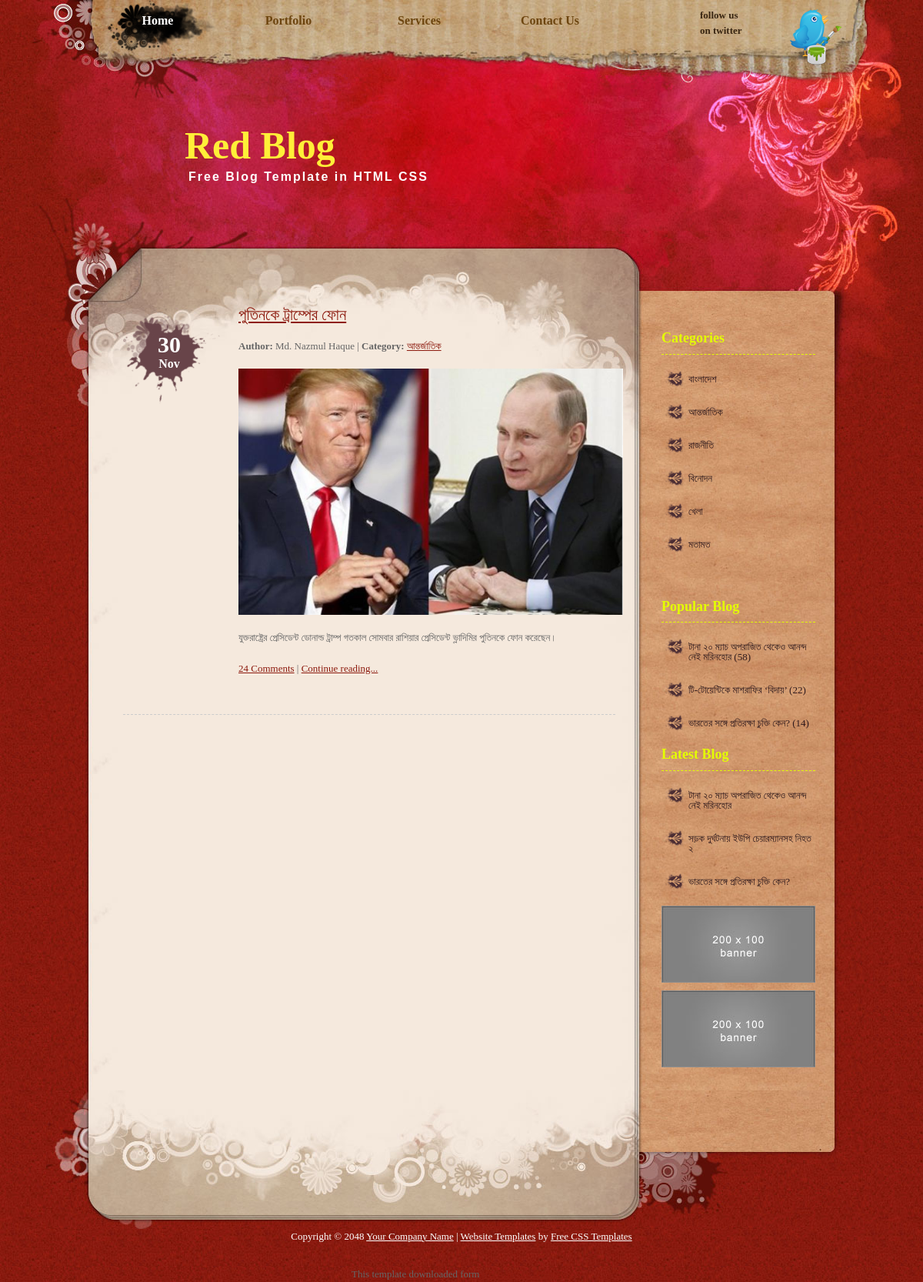
Screenshot of /Welcome/category_blog/30 with the database file from the repository.
### tables this page shows
CREATE TABLE `tbl_blog` (
  `blog_id` int(5) NOT NULL,
  `category_id` int(3) NOT NULL,
  `blog_title` varchar(100) NOT NULL,
  `blog_short_description` text NOT NULL,
  `blog_long_description` text NOT NULL,
  `author_name` varchar(100) NOT NULL,
  `blog_image` varchar(100) NOT NULL,
  `hit_count` int(4) NOT NULL,
  `publication_status` tinyint(1) NOT NULL
);

CREATE TABLE `tbl_category` (
  `category_id` int(4) NOT NULL,
  `category_name` varchar(100) NOT NULL,
  `category_description` text NOT NULL,
  `publication_status` tinyint(1) NOT NULL
);

### application/controllers/Welcome.php (called while the page is built, shortened)
<?php
class Welcome extends CI_Controller {
    public function category_blog($category_id)
    {
        $data=array();
        $data['category_blog']=$this->Welcome_Model->select_blog_by_category_id($category_id);
        $data['title']="Red Blog | Category Blog";
        $data['friends']=true;
        $data['all_published_blog']=$this->Welcome_Model->select_all_published_blog();
        $data['maincontent'] = $this->load->view('pages/category_content', $data, true);
        $this->load->view('master', $data);
    }
}

### index.php (called while the page is built, shortened)
<?php
require_once BASEPATH.'core/CodeIgniter.php';

### application/models/Welcome_Model.php (called while the page is built, shortened)
<?php
class Welcome_Model extends CI_Model {
    public function select_all_published_blog()
    {
        $this->db->select('*');
        $this->db->from('tbl_blog');
        $this->db->join('tbl_category', 'tbl_category.category_id=tbl_blog.category_id');
        $this->db->where('tbl_blog.publication_status', 1);
        $this->db->order_by('blog_id', 'desc');
        $query_result =$this->db->get();
        $result = $query_result->result();
        return $result;
    }
    public function latest_blog()
    {
        $this->db->select('*');
        $this->db->from('tbl_blog');
        $this->db->where('publication_status', 1);
        $this->db->order_by('blog_id','desc');
        $this->db->limit(3);
        $query_result =$this->db->get();
        $result = $query_result->result();
        return $result;
    }
    public function select_blog_by_category_id($category_id)
    {
        $this->db->select('*');
        $this->db->from('tbl_blog');
        $this->db->join('tbl_category', 'tbl_category.category_id=tbl_blog.category_id');
        $this->db->where('tbl_blog.publication_status', 1);
        $this->db->where('tbl_blog.category_id', $category_id);
        $query_result =$this->db->get();
        $result = $query_result->result();
        return $result;
    }
    public function popular_blog()
    {
        $this->db->select('*');
        $this->db->from('tbl_blog');
        $this->db->where('publication_status', 1);
        $this->db->order_by('hit_count','desc');
        $this->db->limit(3);
        $query_result =$this->db->get();
        $result = $query_result->result();
        return $result;
    }
}

### application/models/Super_Admin_Model.php (called while the page is built, shortened)
<?php
class Super_Admin_Model extends CI_Model{
    public function get_all_published_category()
    {
        $this->db->select('*');
        $this->db->from('tbl_category');
        $this->db->where('publication_status', 1);
        $query_result =$this->db->get();
        $result = $query_result->result();
        return $result;
    }
}

### application/views/master.php (the view, shortened to what this page needs)
<!DOCTYPE html PUBLIC "-//W3C//DTD XHTML 1.0 Transitional//EN" "http://www.w3.org/TR/xhtml1/DTD/xhtml1-transitional.dtd">
<html xmlns="http://www.w3.org/1999/xhtml">
<head>
<link href="<?php echo base_url();?>asset/templatemo_style.css" rel="stylesheet" type="text/css" />
<link href="<?php echo base_url();?>asset/css_pirobox/white/style.css" media="screen" title="shadow" rel="stylesheet" type="text/css" />
</head>
<body>
<div id="templatemo_top_wrapper">
	<div id="templatemo_top">
        <div id="templatemo_menu">
            <ul>
                <li><a href="<?php echo base_url();?>welcome/index" class="current">Home</a></li>
                <li><a href="<?php echo base_url();?>welcome/portfolio">Portfolio</a></li>
                <li><a href="<?php echo base_url();?>welcome/services">Services</a></li>
                <li><a href="<?php echo base_url();?>welcome/contact">Contact Us</a></li>
            </ul>
        </div>
        <div id="twitter">
        	<a href="#">follow us <br />
        	on twitter</a>
        </div>
  </div>
</div>
<div id="templatemo_header_wrapper">
	<div id="templatemo_header">
    	<div id="site_title">
            <h1><a href="http://www.templatemo.com" target="_parent"><strong>Red Blog</strong><span>Free Blog Template in HTML CSS</span></a></h1>
        </div>
    </div>
</div>
<div id="templatemo_main_wrapper">
	<div id="templatemo_main">
		<div id="templatemo_main_top">
        	<div id="templatemo_content">
    		<?php echo $maincontent;?>
       	  </div>
          <div id="templatemo_sidebar">
                <h4>Categories</h4>
                <ul class="templatemo_list">
                    <?php
                    $all_published_category=$this->Super_Admin_Model->get_all_published_category();
                    foreach ($all_published_category as $v_category)
                    {
                    ?>
                    <li><a href="<?php echo base_url()?>Welcome/category_blog/<?php echo $v_category->category_id?>"><?php echo $v_category->category_name?></a></li>
                    <?php } ?>
                </ul>
                <div class="cleaner_h40"></div>
                <?php
                if(isset($friends))
                {
                ?>
                <h4>Popular Blog</h4>
                <ul class="templatemo_list">
                    <?php
                    $popular_blog=$this->Welcome_Model->popular_blog();
                    foreach ($popular_blog as $v_blog)
                    {
                    ?>
                    <li><a href="<?php echo base_url();?>Welcome/blog_details/<?php echo $v_blog->blog_id?>" target="_parent"><?php echo $v_blog->blog_title?> (<?php echo $v_blog->hit_count ?>)</a></li>
                <?php } ?>
                </ul>
                <h4>Latest Blog</h4>
                <ul class="templatemo_list">
                    <?php
                    $latest_blog=$this->Welcome_Model->latest_blog();
                    foreach ($latest_blog as $v_blog)
                    {
                    ?>
                    <li><a href="<?php echo base_url();?>Welcome/blog_details/<?php echo $v_blog->blog_id?>" target="_parent"><?php echo $v_blog->blog_title?></a></li>
                <?php } ?>
                </ul>
                <?php } ?>
                <div id="ads">
                	<a href="#"><img src="<?php echo base_url();?>asset/images/templatemo_200x100_banner.jpg" alt="banner 1" /></a>
                    <a href="#"><img src="<?php echo base_url();?>asset/images/templatemo_200x100_banner.jpg" alt="banner 2" /></a>
                </div>
            </div>
        </div>
    </div>
    <div id="templatemo_main_bottom"></div>
</div>
<div id="templatemo_footer">
    Copyright © 2048 <a href="index.html">Your Company Name</a> |
    <a href="http://www.iwebsitetemplate.com" target="_parent">Website Templates</a> by <a href="http://www.templatemo.com" target="_parent">Free CSS Templates</a>
</div>
<div align=center>This template  downloaded form <a href='http://all-free-download.com/free-website-templates/'>free website templates</a></div></body>
</html>

### application/views/pages/category_content.php (shortened to what this page needs)
<div class="post_section">
<?php
foreach ($category_blog as $v_blog)
{
?>
    <div class="post_date">
        30<span>Nov</span>
    </div>
    <div class="post_content">
        <h3><a href="<?php echo base_url();?>Welcome/blog_details/<?php echo $v_blog->blog_id?>"><?php echo $v_blog->blog_title?></a></h3>
        <strong>Author:</strong> <?php echo $v_blog->author_name?> | <strong>Category:</strong> <a href="<?php echo base_url()?>Welcome/category_blog/<?php echo $v_blog->category_id?>"><?php echo $v_blog->category_name;?></a>
        <a target="_parent" href="<?php echo base_url();?>Welcome/blog_details/<?php echo $v_blog->blog_id?>"><img src="<?php echo base_url().$v_blog->blog_image;?>" width="500px" alt="image" /></a>
        <p><?php echo $v_blog->blog_short_description?></p>
        <p><a href="blog_post.html">24 Comments</a> | <a href="<?php echo base_url()?>Welcome/blog_details/<?php echo $v_blog->blog_id?>">Continue reading...</a>                </p>
    </div>
<?php } ?>
</div>

### asset/templatemo_style.css (style rules this page uses)
body { margin: 0px; padding: 0px; color: #666; font-family: Georgia, "Times New Roman", Times, serif; font-size: 13px; line-height:1.5em; background-color: #821764; background-image: url(images/templatemo_body.jpg); background-repeat: repeat; }
a, a:link, a:visited { color: #8d1b0f; }
p { margin: 0px; padding: 0 0 10px 0; }
img { border: none; }
h1 { font-size: 40px; font-weight: bold; margin: 0 0 30px 0; padding: 5px 0; color: #000; }
h3 { font-size: 21px; font-weight: normal; margin: 0 0 20px 0; padding: 0; padding: 0; color: #1da3e9; }
h4 { font-size: 18px; margin: 0 0 20px 0; padding: 0 0 10px 0; color: #e4ff00; border-bottom: 1px dashed #e4ff00; }
.cleaner_h40 { clear: both; width:100%; height: 40px; }
.templatemo_list { margin: 20px 0; padding: 0; list-style: none; }
.templatemo_list li { background: transparent url(images/templatemo_list.png) no-repeat scroll 0 0px; margin:0 0 20px; padding: 5px 0 5px 35px; line-height: 1em; }
.templatemo_list li a { color: #2f1a1d; text-decoration: none; }
#templatemo_top_wrapper { width: 100%; height: 100px; background:url(images/templatemo_menu.jpg) no-repeat top center; }
#templatemo_top { width: 970px; height: 100px; margin: 0 auto; padding: 0 30px 0 80px; background: url(images/templatemo_menu.jpg) no-repeat top center; }
#templatemo_menu { float: left; width: 700px; }
#templatemo_menu ul { margin: 0; padding: 0; list-style: none; }
#templatemo_menu ul li { padding: 0px; margin: 0px; display: inline; }
#templatemo_menu ul li a { float: left; display: block; width: 130px; height: 50px; padding: 17px 10px 0 0; margin: 0 30px 0 0 ; font-size: 16px; text-align: center; text-decoration: none; color: #6d450f; font-weight: bold; outline: none; }
#templatemo_menu ul li a:hover, #templatemo_menu ul li .current { color: #fff; background: url(images/templatemo_menu_hover.png) }
#templatemo_top #twitter a { float: right; display: block; width: 100px; height: 80px; padding: 10px 100px 0 0; font-weight: bold; color: #382512; line-height: 20px; text-decoration: none; background: url(images/4.png) no-repeat top right; }
#templatemo_header_wrapper { clear: both; width: 100%; height: 300px; background: url(images/templatemo_header.jpg) no-repeat top center; }
#templatemo_header { width: 920px; height: 250px; margin: 0 auto; padding: 50px 80px 0 80px; background: url(images/templatemo_header.jpg) no-repeat top center; }
#templatemo_header #site_title { float: left; width: 500px; padding-top: 30px; padding-left: 100px; }
#templatemo_header #site_title h1 { margin: 0; padding: 0; color: #fff; }
#templatemo_header #site_title h1 a { margin: 0px; padding: 0px; font-size: 50px; color: #ffef38; font-weight: normal; text-decoration: none; }
#templatemo_header #site_title a span { display: block; font-size: 16px; color: #FFFFFF; font-family: Arial, Helvetica, sans-serif; font-weight: bold; letter-spacing: 2px; margin-top: 20px; margin-left: 5px; }
#templatemo_main_wrapper { width: 100%; background: url(images/templatemo_main.jpg) no-repeat top center; }
#templatemo_main { width: 1080px; margin: 0 auto; background:url(images/templatemo_content.jpg) center repeat-y; }
#templatemo_main_top { width: 1080px; background: url(images/templatemo_main.jpg) no-repeat center top; }
#templatemo_main_bottom { width: 1080px; height: 180px; margin: 0 auto; background: url(images/templatemo_main_bottom.jpg) no-repeat center top; }
#templatemo_content { float: left; width: 640px; margin: 0 0 0 100px; }
.post_section { clear: both; padding-bottom: 30px; border-bottom: 1px dashed #CCC; margin-bottom: 30px; }
.post_section .post_date { float: left; width: 120px; height: 90px; padding: 38px 15px 0 0; text-align: center; font-size: 30px; color: #FFFFFF; font-weight: bold; background: url(images/templatemo_date.png) no-repeat top left; }
.post_section .post_date span { display: block; color: #FFFFFF; font-size: 16px; margin-top: 5px; }
.post_section .post_content { float: right; width: 490px; }
.post_section p { text-align: justify; margin-bottom: 10px; }
.post_section img { clear: both; display: block; margin: 20px 0; }
#templatemo_sidebar { float: right; color: #FFF; width: 200px; margin: 0 80px 0 0; padding-top: 30px; }
#templatemo_sidebar #ads { margin-bottom: 30px; }
#templatemo_sidebar #ads a { display: block; width: 200px; height: 100px; margin-bottom: 10px; }
#templatemo_footer { width: 980px; margin: 0 auto; padding: 0 10px 30px; text-align: center; color: #fff; }
#templatemo_footer a { color: #fff; }

### rows the page displays
tbl_blog: blog_title "পুতিনকে ট্রাম্পের ফোন", author_name "Md. Nazmul Haque", category.category_name "আন্তর্জাতিক", blog_image (picture), blog_short_description "যুক্তরাষ্ট্রের প্রেসিডেন্ট ডোনাল্ড ট্রাম্প গতকাল সোমবার রাশিয়ার প্রেসিডেন্ট ভ্লাদিমির পুতিনকে ফোন করেছেন।"
tbl_category: category_name "বাংলাদেশ"
tbl_category: category_name "আন্তর্জাতিক"
tbl_category: category_name "রাজনীতি"
tbl_category: category_name "বিনোদন"
tbl_category: category_name "খেলা"
tbl_category: category_name "মতামত"
tbl_blog: blog_title "টানা ২০ ম্যাচ অপরাজিত থেকেও আনন্দ নেই মরিনহোর", hit_count "58"
tbl_blog: blog_title "টি-টোয়েন্টিকে মাশরাফির ‘বিদায়’", hit_count "22"
tbl_blog: blog_title "ভারতের সঙ্গে প্রতিরক্ষা চুক্তি কেন?", hit_count "14"
tbl_blog: blog_title "সড়ক দুর্ঘটনায় ইউপি চেয়ারম্যানসহ নিহত ২"
